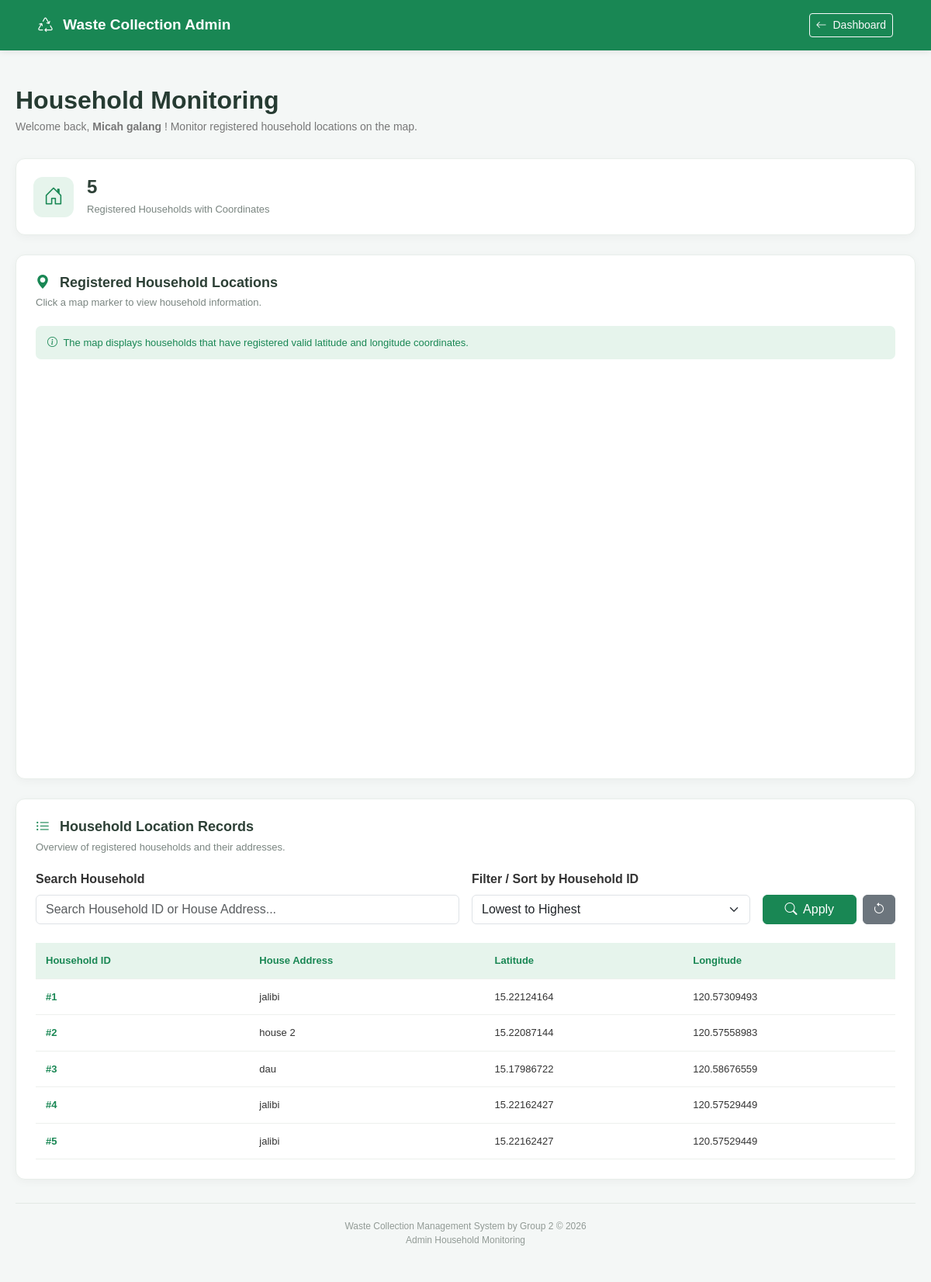
Page /admin/households.php (signed in) on the committed database.
### tables this page shows
CREATE TABLE `households` (
  `id` int(11) NOT NULL,
  `user_id` int(11) NOT NULL,
  `house_address` varchar(255) NOT NULL,
  `latitude` decimal(10,8) DEFAULT NULL,
  `longitude` decimal(11,8) DEFAULT NULL,
  `created_at` timestamp NOT NULL DEFAULT current_timestamp()
);

### admin/households.php (the view, shortened to what this page needs)
<?php
require_once __DIR__ . "/../config/db_system.php";
try {
    $sql = "
        SELECT id, house_address, latitude, longitude
        FROM households
        WHERE latitude IS NOT NULL
        AND longitude IS NOT NULL
        ORDER BY id ASC
    ";
    $stmt = $pdo->query($sql);
    $households = $stmt->fetchAll(PDO::FETCH_ASSOC);
} catch (PDOException $e) {
    die("Database error: " . htmlspecialchars($e->getMessage()));
}
$search = trim($_GET["search"] ?? "");
$sort_order = $_GET["sort"] ?? "asc";
usort($households, function ($a, $b) use ($sort_order) {
    $comparison = (int)$a["id"] <=> (int)$b["id"];
    return $sort_order === "desc"
        ? -$comparison
        : $comparison;
});
?>
<!DOCTYPE html>
<html lang="en">
<head>
    <link href="../assets/vendor/bootstrap/css/bootstrap.min.css" rel="stylesheet">
    <link rel="stylesheet"
        href="https://cdn.jsdelivr.net/npm/bootstrap-icons@1.11.3/font/bootstrap-icons.min.css">
</head>
<body>
    <nav class="navbar navbar-dark">
        <div class="container-fluid px-4">
            <span class="navbar-brand">
                <i class="bi bi-recycle me-2"></i>
                Waste Collection Admin
            </span>
            <a href="dashboard.php" class="btn btn-outline-light btn-sm">
                <i class="bi bi-arrow-left me-1"></i>
                Dashboard
            </a>
        </div>
    </nav>
    <main class="main-container">
        <div class="page-header">
            <h2>Household Monitoring</h2>
            <p>
                Welcome back,
                <strong>
                    <?php echo htmlspecialchars($_SESSION['full_name'] ?? 'Admin'); ?>
                </strong>!
                Monitor registered household locations on the map.
            </p>
        </div>
        <div class="summary-card">
            <div class="summary-icon">
                <i class="bi bi-house-door"></i>
            </div>
            <div>
                <h3><?php echo count($households); ?></h3>
                <p>Registered Households with Coordinates</p>
            </div>
        </div>
        <section class="content-card">
            <div class="card-heading">
                <div>
                    <h5>
                        <i class="bi bi-geo-alt-fill me-2"
                            style="color:#198754;"></i>
                        Registered Household Locations
                    </h5>
                    <p>
                        Click a map marker to view household information.
                    </p>
                </div>
            </div>
            <div class="map-note">
                <i class="bi bi-info-circle me-1"></i>
                The map displays households that have registered valid
                latitude and longitude coordinates.
            </div>
            <div id="map"></div>
        </section>
        <section class="content-card">
            <div class="card-heading">
                <div>
                    <h5>
                        <i class="bi bi-list-ul me-2"
                            style="color:#198754;"></i>
                        Household Location Records
                    </h5>
                    <p>
                        Overview of registered households and their addresses.
                    </p>
                </div>
            </div>
            <div class="mb-4">
                <form method="GET" action="">
                    <div class="row g-3 align-items-end">
                        <div class="col-md-6">
                            <label class="form-label fw-semibold">
                                Search Household
                            </label>
                            <input
                                type="text"
                                name="search"
                                class="form-control"
                                placeholder="Search Household ID or House Address..."
                                value="<?php echo htmlspecialchars($search); ?>"
                            >
                        </div>
                        <div class="col-md-4">
                            <label class="form-label fw-semibold">
                                Filter / Sort by Household ID
                            </label>
                            <select name="sort" class="form-select">
                                <option value="asc"
                                    <?php echo $sort_order === "asc" ? "selected" : ""; ?>>
                                    Lowest to Highest
                                </option>
                            </select>
                        </div>
                        <div class="col-md-2 d-flex gap-2">
                            <button type="submit" class="btn btn-success w-100">
                                <i class="bi bi-search me-1"></i>
                                Apply
                            </button>
                            <a href="<?php echo htmlspecialchars($_SERVER['PHP_SELF']); ?>"
                            class="btn btn-secondary">
                                <i class="bi bi-arrow-counterclockwise"></i>
                            </a>
                        </div>
                    </div>
                </form>
            </div>
            <div class="table-wrapper">
                <table>
                    <thead>
                        <tr>
                            <th>Household ID</th>
                            <th>House Address</th>
                            <th>Latitude</th>
                            <th>Longitude</th>
                        </tr>
                    </thead>
                    <tbody>
                        <?php if (count($households) > 0): ?>
                            <?php foreach ($households as $house): ?>
                                <tr>
                                    <td class="household-id">
                                        #<?php echo htmlspecialchars($house['id']); ?>
                                    </td>
                                    <td>
                                        <?php echo htmlspecialchars($house['house_address']); ?>
                                    </td>
                                    <td>
                                        <?php echo htmlspecialchars($house['latitude']); ?>
                                    </td>
                                    <td>
                                        <?php echo htmlspecialchars($house['longitude']); ?>
                                    </td>
                                </tr>
                            <?php endforeach; ?>
                        <?php endif; ?>
                    </tbody>
                </table>
            </div>
        </section>
        <div class="dashboard-footer">
            Waste Collection Management System by Group 2
            &copy; <?php echo date("Y"); ?>
            <br>
            Admin Household Monitoring
        </div>
    </main>
</body>
</html>

### admin/households.php (style rules this page uses)
body { background-color: #f4f7f6; font-family: Arial, sans-serif; color: #333; padding-top: 85px; }
.navbar { background-color: #198754; padding: 12px 25px; box-shadow: 0 2px 8px rgba(0, 0, 0, 0.08); position: fixed; top: 0; left: 0; right: 0; width: 100%; min-height: 65px; z-index: 9999; }
.navbar .container-fluid { display: flex; justify-content: space-between; align-items: center; }
.navbar-brand { color: white !important; font-weight: 600; font-size: 19px; }
.main-container { max-width: 1250px; margin: auto; padding: 25px 20px; }
.page-header { margin-bottom: 30px; }
.page-header h2 { font-weight: 700; color: #263b32; margin-bottom: 5px; }
.page-header p { color: #777; font-size: 14px; margin-bottom: 0; }
.summary-card { background: white; border: 1px solid #e8eeea; border-radius: 12px; padding: 22px; box-shadow: 0 3px 12px rgba(0, 0, 0, 0.04); display: flex; align-items: center; gap: 17px; margin-bottom: 25px; }
.summary-icon { width: 52px; height: 52px; background-color: #e6f4ec; color: #198754; border-radius: 12px; display: flex; align-items: center; justify-content: center; font-size: 25px; }
.summary-card h3 { font-size: 24px; font-weight: 700; color: #2d4036; margin-bottom: 4px; }
.summary-card p { color: #7a8580; font-size: 13px; margin-bottom: 0; }
.content-card { background: white; border: 1px solid #e8eeea; border-radius: 12px; box-shadow: 0 3px 12px rgba(0, 0, 0, 0.04); padding: 25px; margin-bottom: 25px; }
.card-heading { display: flex; justify-content: space-between; align-items: center; flex-wrap: wrap; gap: 12px; margin-bottom: 20px; }
.card-heading h5 { font-size: 18px; font-weight: 700; color: #2d4036; margin-bottom: 5px; }
.card-heading p { color: #7a8580; font-size: 13px; margin-bottom: 0; }
#map { width: 100%; height: 500px; border-radius: 10px; overflow: hidden; }
.map-note { background: #e6f4ec; color: #198754; padding: 12px 15px; border-radius: 7px; font-size: 13px; margin-bottom: 15px; }
.table-wrapper { overflow-x: auto; }
table { width: 100%; border-collapse: collapse; min-width: 500px; }
th, td { padding: 13px; text-align: left; border-bottom: 1px solid #edf0ed; font-size: 13px; }
th { background: #e6f4ec; color: #198754; font-weight: 600; }
.household-id { color: #198754; font-weight: 700; }
.dashboard-footer { margin-top: 30px; padding: 20px 0; border-top: 1px solid #e2e9e5; color: #929b96; font-size: 12px; text-align: center; }

### rows in the picture
households: id "1", house_address "jalibi", latitude "15.22124164", longitude "120.57309493"
households: id "2", house_address "house 2", latitude "15.22087144", longitude "120.57558983"
households: id "3", house_address "dau", latitude "15.17986722", longitude "120.58676559"
households: id "4", house_address "jalibi", latitude "15.22162427", longitude "120.57529449"
households: id "5", house_address "jalibi", latitude "15.22162427", longitude "120.57529449"

### other values in the picture
$_SESSION['full_name'] "Micah galang"
count($households) "5"
